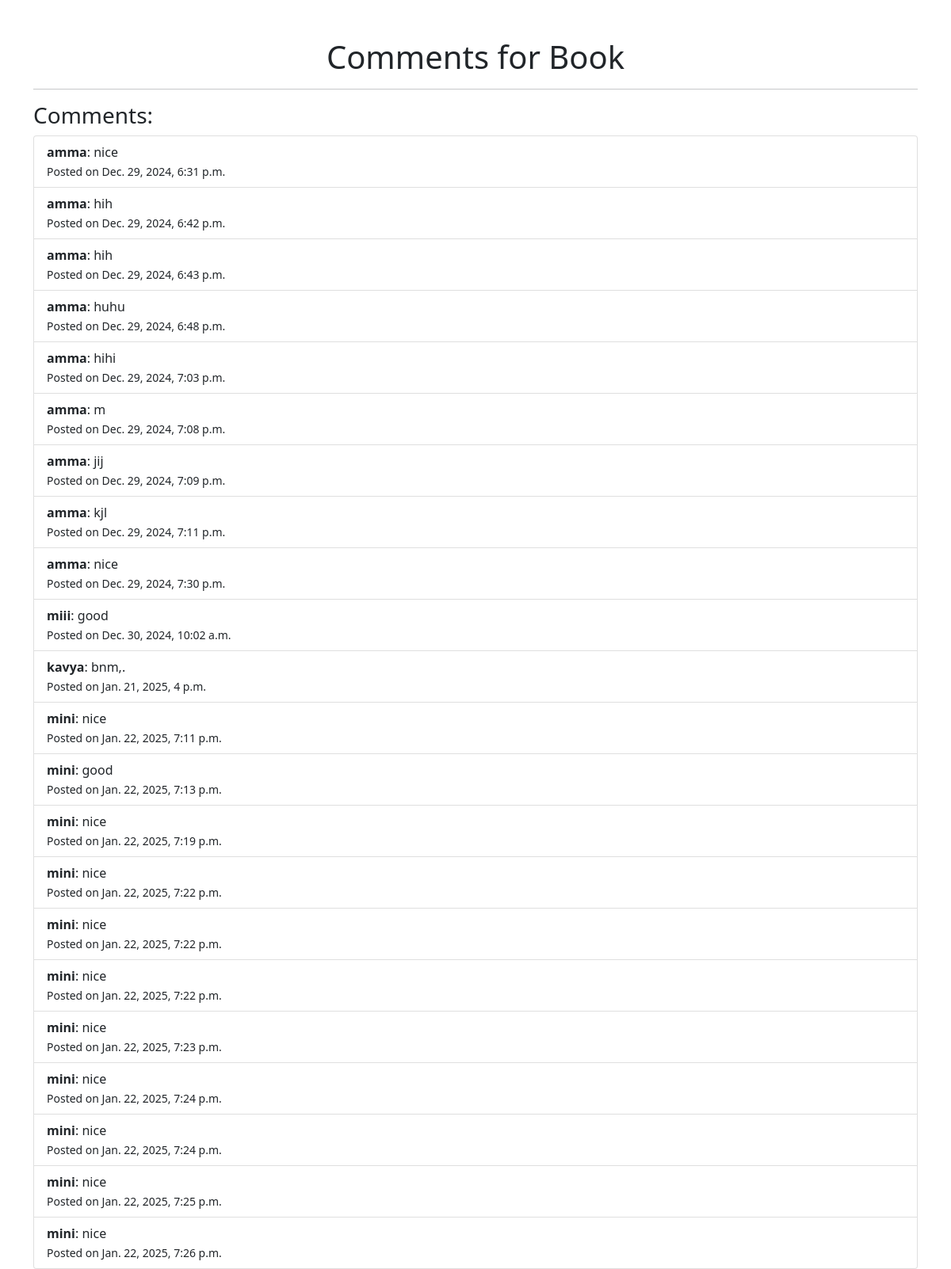
The app's page /comments/1/ with its own data.
### viewerapp/models.py (models this page shows, shortened)
class CommentModel(models.Model):
    blog=models.ForeignKey(StoryModel,on_delete=models.CASCADE)
    user=models.ForeignKey(User,on_delete=models.CASCADE)
    comment=models.CharField(max_length=100)
    created_at=models.DateTimeField(auto_now_add=True)

### viewerapp/views.py (the view)
# urls.py: path('comments/<int:book_id>/', views.CommentListView.as_view(), name='comment_list'),
class CommentListView(ListView):
    template_name = 'listcomment.html'
    model = CommentModel
    context_object_name = 'comments'
    def get_queryset(self):
        book_id = self.kwargs.get('book_id')
        if book_id:
            return CommentModel.objects.filter(blog_id=book_id)
        return CommentModel.objects.none()

### viewerapp/templates/listcomment.html (shortened to what this page needs)
<!DOCTYPE html>
<html lang="en">
<head>
    <link rel="stylesheet" href="https://cdnjs.cloudflare.com/ajax/libs/twitter-bootstrap/5.1.3/css/bootstrap.min.css">
</head>
<body>
    <div class="container mt-5">
        <h1 class="text-center">Comments for Book</h1>
        <hr>
        <h3>Comments:</h3>
        {% if comments %}
        <ul class="list-group">
            {% for comment in comments %}
            <li class="list-group-item">
                <strong>{{ comment.user.username }}</strong>: {{ comment.comment }}
                <br>
                <small>Posted on {{ comment.created_at }}</small>
            </li>
            {% endfor %}
        </ul>
        {% else %}
        <p>No comments available for this book yet.</p>
        {% endif %}
    </div>
</body>
</html>

### records on screen
CommentModel: user.username "amma", comment "nice", created_at "Dec. 29, 2024, 6:31 p.m."
CommentModel: user.username "amma", comment "hih", created_at "Dec. 29, 2024, 6:42 p.m."
CommentModel: user.username "amma", comment "hih", created_at "Dec. 29, 2024, 6:43 p.m."
CommentModel: user.username "amma", comment "huhu", created_at "Dec. 29, 2024, 6:48 p.m."
CommentModel: user.username "amma", comment "hihi", created_at "Dec. 29, 2024, 7:03 p.m."
CommentModel: user.username "amma", comment "m", created_at "Dec. 29, 2024, 7:08 p.m."
CommentModel: user.username "amma", comment "jij", created_at "Dec. 29, 2024, 7:09 p.m."
CommentModel: user.username "amma", comment "kjl", created_at "Dec. 29, 2024, 7:11 p.m."
CommentModel: user.username "amma", comment "nice", created_at "Dec. 29, 2024, 7:30 p.m."
CommentModel: user.username "miii", comment "good", created_at "Dec. 30, 2024, 10:02 a.m."
CommentModel: user.username "kavya", comment "bnm,.", created_at "Jan. 21, 2025, 4 p.m."
CommentModel: user.username "mini", comment "nice", created_at "Jan. 22, 2025, 7:11 p.m."
CommentModel: user.username "mini", comment "good", created_at "Jan. 22, 2025, 7:13 p.m."
CommentModel: user.username "mini", comment "nice", created_at "Jan. 22, 2025, 7:19 p.m."
CommentModel: user.username "mini", comment "nice", created_at "Jan. 22, 2025, 7:22 p.m."
CommentModel: user.username "mini", comment "nice", created_at "Jan. 22, 2025, 7:22 p.m."
CommentModel: user.username "mini", comment "nice", created_at "Jan. 22, 2025, 7:22 p.m."
CommentModel: user.username "mini", comment "nice", created_at "Jan. 22, 2025, 7:23 p.m."
CommentModel: user.username "mini", comment "nice", created_at "Jan. 22, 2025, 7:24 p.m."
CommentModel: user.username "mini", comment "nice", created_at "Jan. 22, 2025, 7:24 p.m."
CommentModel: user.username "mini", comment "nice", created_at "Jan. 22, 2025, 7:25 p.m."
CommentModel: user.username "mini", comment "nice", created_at "Jan. 22, 2025, 7:26 p.m."
